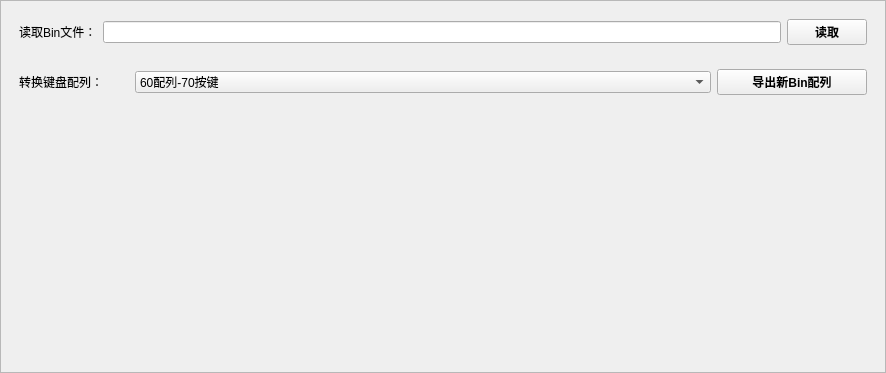
<?xml version="1.0" encoding="UTF-8"?>
<ui version="4.0">
 <class>GY_ConvertBinFile</class>
 <widget class="QWidget" name="GY_ConvertBinFile">
  <property name="geometry">
   <rect>
    <x>0</x>
    <y>0</y>
    <width>886</width>
    <height>373</height>
   </rect>
  </property>
  <property name="windowTitle">
   <string>Form</string>
  </property>
  <layout class="QGridLayout" name="gridLayout_2">
   <property name="leftMargin">
    <number>0</number>
   </property>
   <property name="topMargin">
    <number>0</number>
   </property>
   <property name="rightMargin">
    <number>0</number>
   </property>
   <property name="bottomMargin">
    <number>0</number>
   </property>
   <item row="0" column="0">
    <widget class="QWidget" name="widget" native="true">
     <layout class="QGridLayout" name="gridLayout">
      <property name="leftMargin">
       <number>0</number>
      </property>
      <property name="topMargin">
       <number>0</number>
      </property>
      <property name="rightMargin">
       <number>0</number>
      </property>
      <property name="bottomMargin">
       <number>0</number>
      </property>
      <item row="0" column="0">
       <widget class="QScrollArea" name="scrollArea">
        <property name="widgetResizable">
         <bool>true</bool>
        </property>
        <widget class="QWidget" name="scrollAreaWidgetContents">
         <property name="geometry">
          <rect>
           <x>0</x>
           <y>0</y>
           <width>884</width>
           <height>371</height>
          </rect>
         </property>
         <layout class="QGridLayout" name="gridLayout_4">
          <item row="1" column="0">
           <widget class="QWidget" name="widget_3" native="true">
            <property name="maximumSize">
             <size>
              <width>16777215</width>
              <height>60</height>
             </size>
            </property>
            <layout class="QGridLayout" name="gridLayout_3">
             <item row="0" column="3">
              <widget class="QPushButton" name="pushButton_ConverBinFile">
               <property name="maximumSize">
                <size>
                 <width>150</width>
                 <height>16777215</height>
                </size>
               </property>
               <property name="font">
                <font>
                 <bold>true</bold>
                </font>
               </property>
               <property name="text">
                <string>导出新Bin配列</string>
               </property>
              </widget>
             </item>
             <item row="0" column="2">
              <widget class="QComboBox" name="comboBox_ConverBinFile">
               <item>
                <property name="text">
                 <string>60配列-70按键</string>
                </property>
               </item>
               <item>
                <property name="text">
                 <string>98配列-</string>
                </property>
               </item>
              </widget>
             </item>
             <item row="0" column="1">
              <widget class="QLabel" name="label_2">
               <property name="maximumSize">
                <size>
                 <width>110</width>
                 <height>16777215</height>
                </size>
               </property>
               <property name="text">
                <string>转换键盘配列：</string>
               </property>
              </widget>
             </item>
            </layout>
           </widget>
          </item>
          <item row="0" column="0">
           <widget class="QWidget" name="widget_2" native="true">
            <property name="maximumSize">
             <size>
              <width>16777215</width>
              <height>60</height>
             </size>
            </property>
            <layout class="QHBoxLayout" name="horizontalLayout">
             <item>
              <widget class="QLabel" name="label">
               <property name="maximumSize">
                <size>
                 <width>110</width>
                 <height>16777215</height>
                </size>
               </property>
               <property name="text">
                <string>读取Bin文件：</string>
               </property>
              </widget>
             </item>
             <item>
              <widget class="QLineEdit" name="lineEdit"/>
             </item>
             <item>
              <widget class="QPushButton" name="pushButton_ReadBinFile">
               <property name="font">
                <font>
                 <bold>true</bold>
                </font>
               </property>
               <property name="text">
                <string>读取</string>
               </property>
              </widget>
             </item>
            </layout>
           </widget>
          </item>
          <item row="2" column="0">
           <spacer name="verticalSpacer">
            <property name="orientation">
             <enum>Qt::Orientation::Vertical</enum>
            </property>
            <property name="sizeHint" stdset="0">
             <size>
              <width>20</width>
              <height>40</height>
             </size>
            </property>
           </spacer>
          </item>
         </layout>
        </widget>
       </widget>
      </item>
     </layout>
    </widget>
   </item>
  </layout>
 </widget>
 <resources/>
 <connections/>
</ui>
